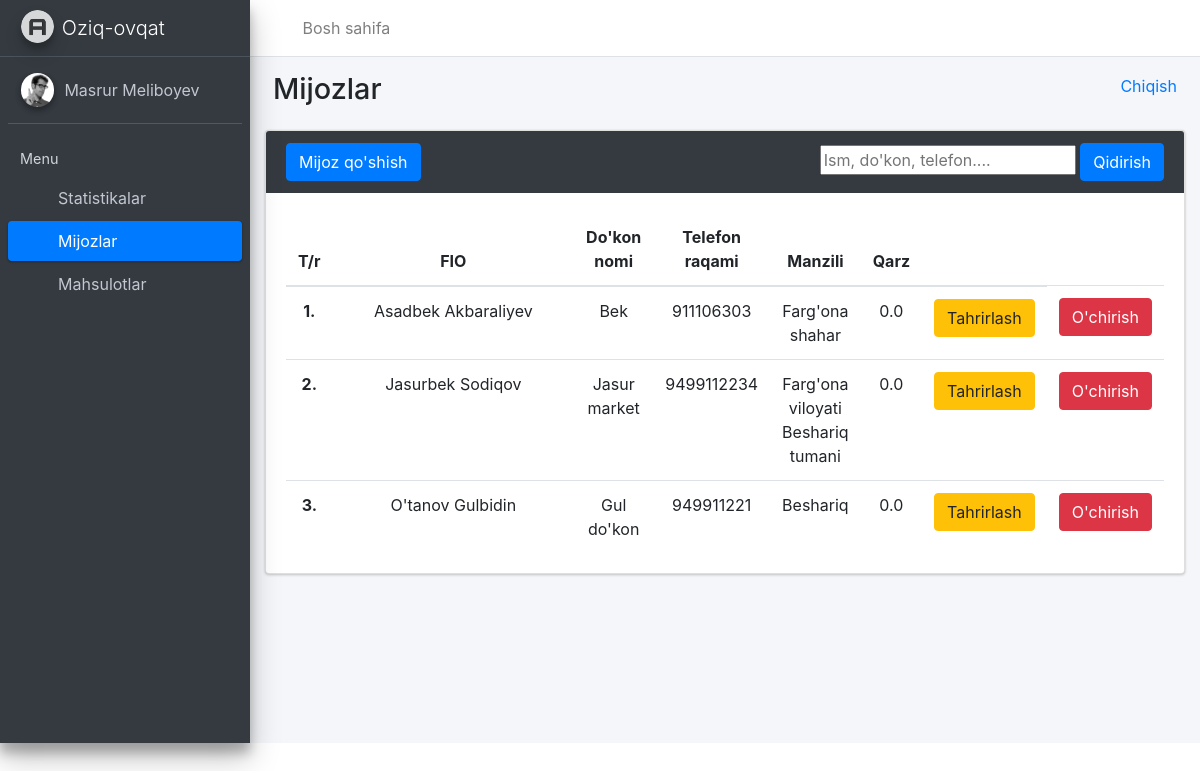
Page /main/mijozlar/ (signed in) on the earlier database version.
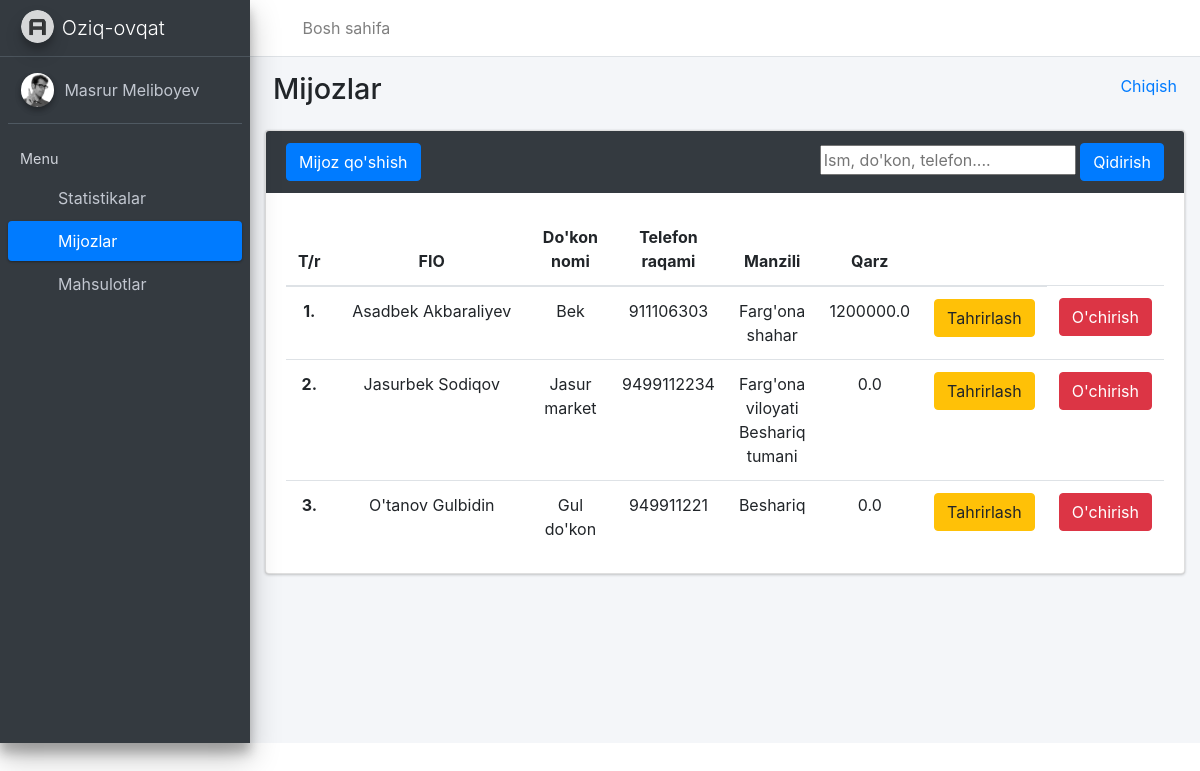
Same page on the later database version.
### userApp/models.py (models this page shows, shortened)
class Tarqatuvchi(AbstractUser):
    bolim=models.CharField(max_length=200, blank=True, null=True)
    tel=models.CharField(max_length=14, blank=True, null=True)
    manzil=models.TextField(blank=True, null=True)
    class Meta:
        verbose_name='Tarqatuvchi'
        verbose_name_plural='Tarqatuvchilar'

### mainApp/models.py (models this page shows, shortened)
class Mijoz(models.Model):
    ism = models.CharField(max_length=255)
    dokon = models.CharField(max_length=255, blank=True, null=True)
    tel = models.CharField(max_length=14)
    manzil = models.TextField()
    tarqatuvchi = models.ForeignKey(Tarqatuvchi, on_delete=models.CASCADE)
    qarz = models.FloatField(default=0, null=True, blank=True)

### mainApp/views.py (the view, shortened to what this page needs)
# urls.py: path('mijozlar/', MijozView.as_view(), name='mijozlar'),
class MijozView(View):
    def get(self, request):
        if request.user.is_authenticated:
            mijozlar = Mijoz.objects.filter(tarqatuvchi=request.user)
            if request.GET.get('search'):
                mijozlar=Mijoz.objects.filter(
                    Q(ism__contains=request.GET.get('search'))|
                    Q(dokon__contains=request.GET.get('search'))|
                    Q(tel__contains=request.GET.get('search'))
                )
            context={
                'mijozlar': mijozlar,
                'tarqatuvchi': request.user
            }
            return render(request, 'mijozlar.html', context)
        return redirect('login')

### templates/mijozlar.html (shortened to what this page needs)
{%extends 'base.html'%}
{%block bolim%} {{tarqatuvchi.bolim}} {%endblock%}
{%block fullname%} {{tarqatuvchi.first_name}} {{tarqatuvchi.last_name}} {%endblock fullname%}
{%block mijoz_active %} active {%endblock%}
{%block content%}
  <div class="content-wrapper">
    <div class="content-header">
      <div class="container-fluid">
        <div class="row mb-2">
          <div class="col-sm-6">
            <h1 class="m-0">Mijozlar</h1>
          </div>
          <div class="col-sm-6">
            <ol class="breadcrumb float-sm-right">
              <li class="breadcrumb-item"><a href="{% url 'logout' %}">Chiqish</a></li>
            </ol>
          </div>
        </div>
      </div>
    </div>
    <div class="col-md-12">
        <div class="card card-dark">
            <div class="card-header border-0">
                <div class="d-flex justify-content-between">
                    <button type="submit" class="btn btn-primary" data-toggle="modal" data-target="#myModal">Mijoz qo'shish</button>
                    <form method="get">
                        <input name="search" type="text" placeholder="Ism, do'kon, telefon...." >
                        <button class="btn btn-primary">Qidirish</button>
                    </form>
                </div>
            </div>
            <div class="card-body">
                <table class="table" style="text-align: center;">
                    <thead>
                        <tr>
                            <th scope="col" style="width: 15px">T/r</th>
                            <th scope="col" style="width: 255px; text-align: center;">FIO</th>
                            <th scope="col" style="text-align: center;">Do'kon nomi</th>
                            <th scope="col" style="text-align: center;">Telefon raqami</th>
                            <th scope="col" style="text-align: center;">Manzili</th>
                            <th scope="col" style="text-align: center;">Qarz</th>
                            <th scope="col" style="text-align: center;"></th>
                        </tr>
                    </thead>
                    <tbody>
                    {%for m in mijozlar%}
                        <tr>
                            <th scope="row">{{forloop.counter}}.</th>
                            <td>{{m.ism}}</td>
                            <td>{{m.dokon}}</td>
                            <td>{{m.tel}}</td>
                            <td>{{m.manzil}}</td>
                            <td>{{m.qarz}}</td>
                            <td><a href="/main/mijoz_tahrirlash/{{m.id}}/"><button type="submit" class="btn btn-warning" data-toggle="modal">Tahrirlash</button></a></td>
                            <td><a href="/main/mijoz_ochirish/{{m.id}}/"><button type="submit"  class="btn btn-danger" data-toggle="modal">O'chirish</button></a></td>
                        </tr>
                    {%endfor%}
                    </tbody>
                </table>
            </div>
        </div>
    </div>
  </div>
{%endblock content%}

Differences in the rows shown:
changed Mijoz "Asadbek Akbaraliyev": qarz "0.0" → "1200000.0"
